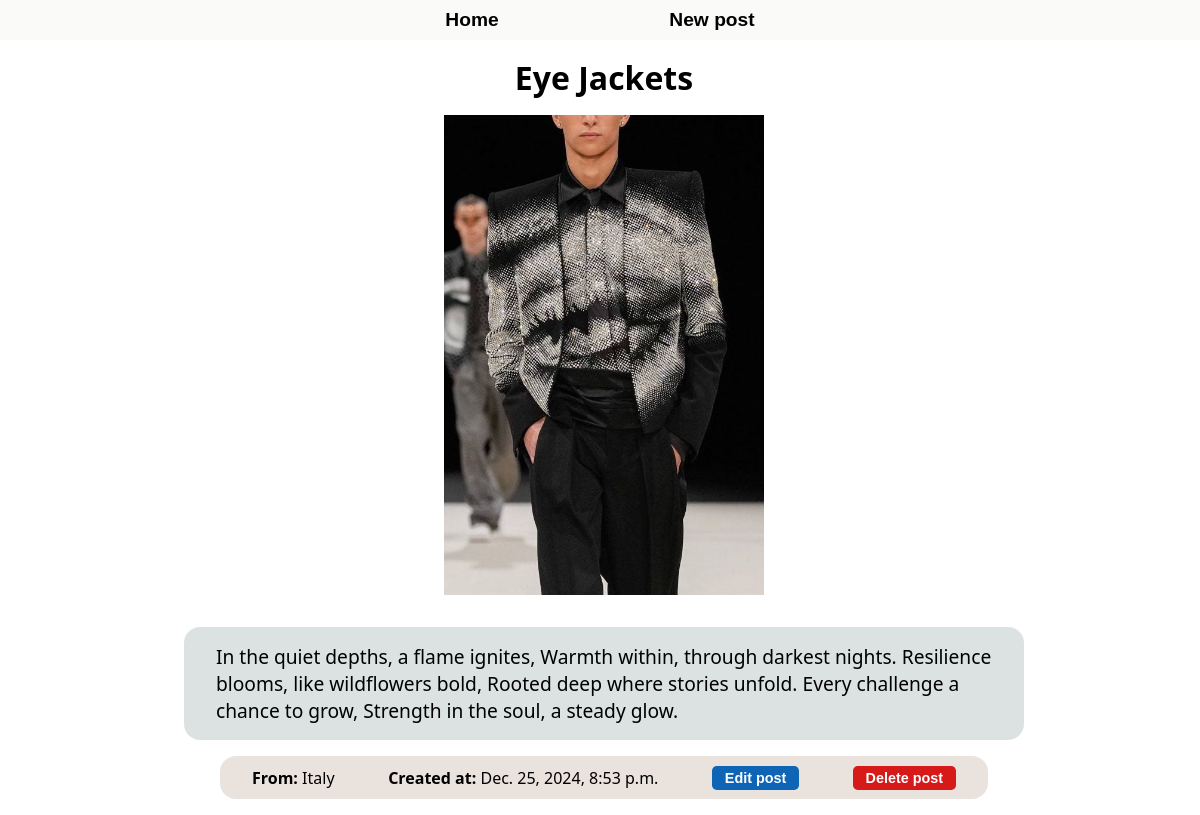
/product_detail/eyejackets/, run on the app's committed database.
### blog/models.py (models this page shows, shortened)
class Post(models.Model):
    title = models.CharField(max_length=150)
    content = models.TextField(max_length=650)
    country = models.CharField(max_length=50, default='')
    created_at = models.DateTimeField(auto_now_add=True)
    updated_at = models.DateTimeField(auto_now=True)
    image = models.ImageField(upload_to='cover/%Y/%m/%d/', blank=True, default='')
    slug = models.SlugField(unique=True)

### blog/views.py (the view)
# urls.py: path('product_detail/<slug:slug>/', views.product_detail, name='product_detail'),
def product_detail(request, slug):
    post = get_object_or_404(Post, slug=slug)
    return render(request, 'pages/product_detail.html', {'post': post})

### blog/templates/pages/product_detail.html (shortened to what this page needs)
{% extends "base.html" %}
{% block content %}
<div class="post_container_detail">
    <h1>{{post.title}}</h1>
    <img src="{{post.image.url}}" alt="">
    <p class='post_content_p'>{{post.content}}</p>
    <div class="bottom_detail">
        <p> <strong>From: </strong>{{post.country}}</p>
        <p><strong>Created at:</strong> {{post.created_at}}</p>
        <a href="{% url 'blogs:edit_post' post.slug %}">
            <button class="btn_edit_detail" type="button">Edit post</button>
        </a>
        <form action="{% url 'blogs:delete_post' post.slug %}" method='post'>
            <button class="btn_delete_detail" type='submit'>Delete post</button>
        </form>
    </div>
</div>
{% endblock content %}

### blog/static/global/styles.css (style rules this page uses)
* { margin: 0; padding: 0; box-sizing: border-box; text-decoration: none; }
body { background: white; display: flex; flex-direction: column; align-items: center; justify-content: center; }
.post_container_detail { width: 98vw; display: flex; flex-direction: column; align-items: center; justify-content: center; font-family: "Segoe UI", Tahoma, Geneva, Verdana, sans-serif; }
h1 { font-size: 2rem; margin-bottom: 1rem; }
img { width: 20rem; }
.post_content_p { width: 70vw; margin-top: 2rem; background-color: rgba(2, 49, 48, 0.137); padding: 1rem 2rem; border-radius: 1rem; font-size: 1.2rem; }
.bottom_detail { display: flex; align-items: center; justify-content: space-between; width: 48rem; margin-top: 1rem; background-color: rgba(104, 49, 2, 0.137); padding: 0.6rem 2rem; border-radius: 1rem; }

### data on the page
Post: title "Eye Jackets", image (picture), content "In the quiet depths, a flame ignites, Warmth within, through darkest nights. Resilience blooms, like wildflowers bold, Rooted deep where stories unfold. Every challenge a chance to grow, Strength in the soul, a steady glow.", country "Italy", created_at "Dec. 25, 2024, 8:53 p.m."
